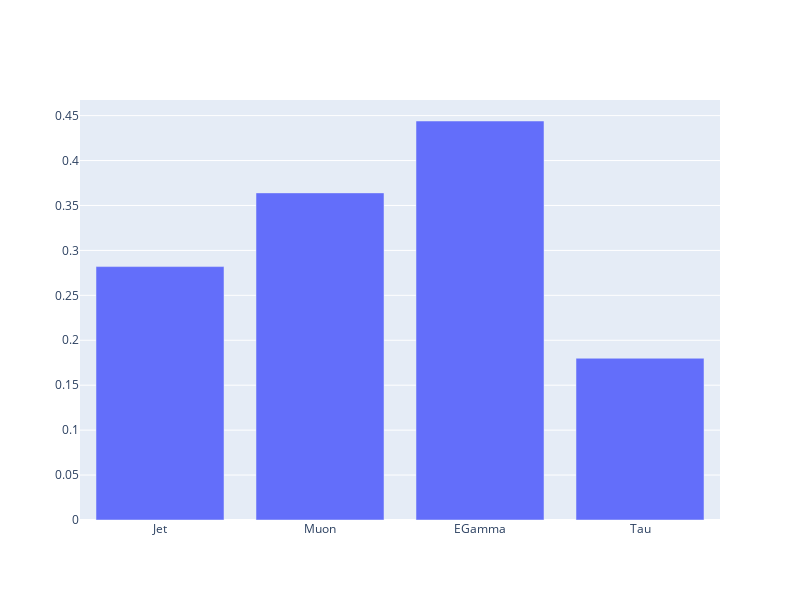

Source (notebook cell):
### Code cell
fig = go.Figure()
fig.add_bar(x = triggers, y = all_rates)
fig.update_layout(width = 800, height = 600)

### Figure 1 — Plotly figure (JSON) as saved in the notebook; plotly's stock layout.template omitted (floating-point values rounded to 4 significant figures)
{"data": [{"type": "bar", "x": ["Jet", "Muon", "EGamma", "Tau"], "y": [0.282, 0.364, 0.444, 0.18]}], "layout": {"height": 600, "width": 800}}
